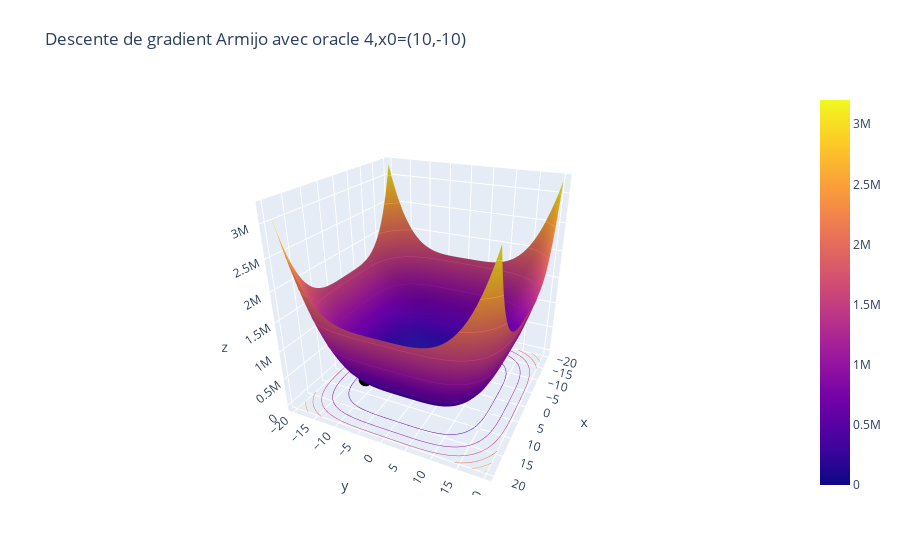

The notebook cell this image was saved under:
### Code cell
visualisation(oracle_4,-20,20,np.array(Listes["Armijo,oracle 4"]),'Descente de gradient Armijo avec oracle 4,x0=(10,-10)')
